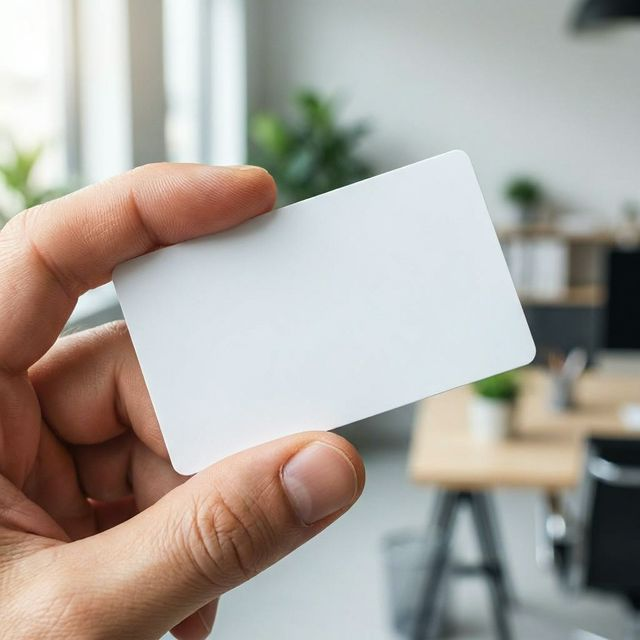
#> input picture one-verify-tool/hand_template.png, 640 x 640 px
$ python find_corners_advanced.py
#> lines starting #> are read from the running program, lines starting #| are printed output that depends on the picture; after the words box and inside, x2 and y2 are one past the last pixel; in counts of white or black regions, pixels touching at a corner belong together
from PIL import Image
import numpy as np

def find_card():
    # Open the template
    img = Image.open("hand_template.png").convert("L")
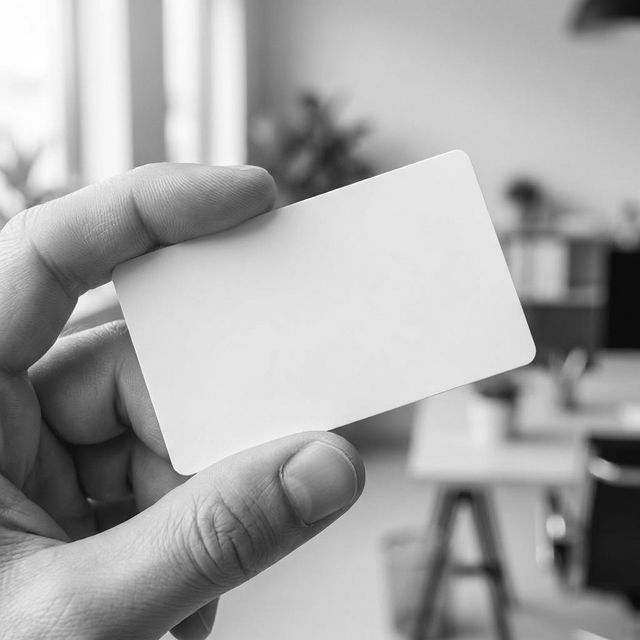
#> img: PIL image 640x640 L; min 6, max 255, mean 166.4
    data = np.array(img)

    # 1. Threshold to find the brightest part (the white card)
    # The card is usually very white (240-255)
    binary = (data > 235).astype(np.uint8) * 255
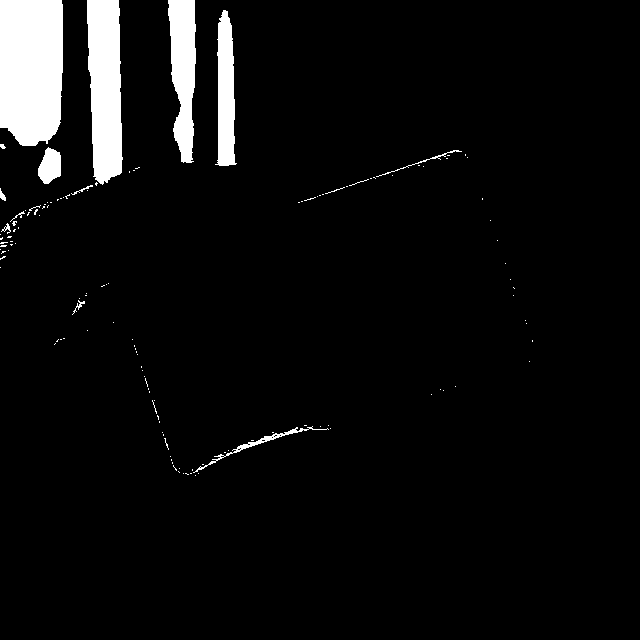
#> binary: shape (640, 640); 5.3% white; 132 white regions (117 under 20 px), largest, box (x1, y1, x2, y2) and area: (0, 0, 63, 146) 8596, (87, 0, 123, 185) 5470, (168, 0, 196, 163) 3308

    # 2. To avoid noise from the background (like the window),
    # we'll look for the largest contiguous white area.
    from scipy.ndimage import label
    labeled_array, num_features = label(binary)
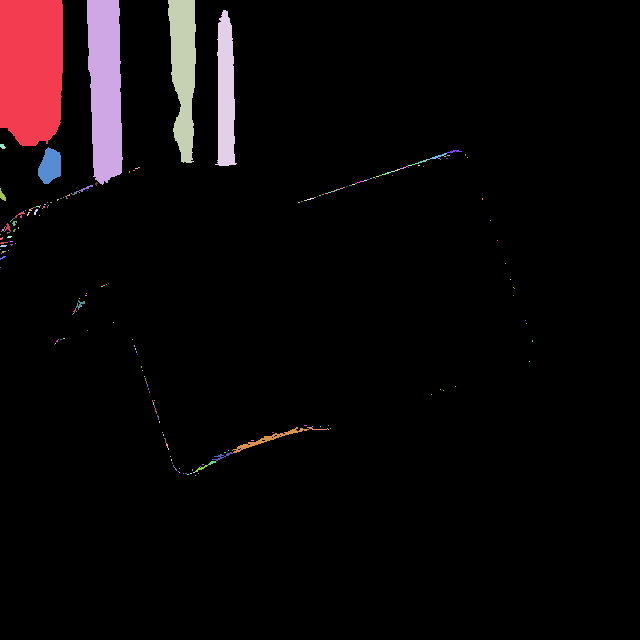
#> labeled_array: shape (640, 640) int32; 216 distinct labels, from 0 to 215; one colour per label, 0 black
#> num_features = 215

    if num_features == 0:
        print("No white found")
        return

    # Find the largest component
    feature_sizes = np.bincount(labeled_array.ravel())
#> feature_sizes = 216 values, max 388066 at index 0, min 1 at index 12, mean 1896.3
    # Ignore background (0)
    feature_sizes[0] = 0
    largest_feature = feature_sizes.argmax()
#> largest_feature = 1

    # Create mask of just the card
    card_mask = (labeled_array == largest_feature)
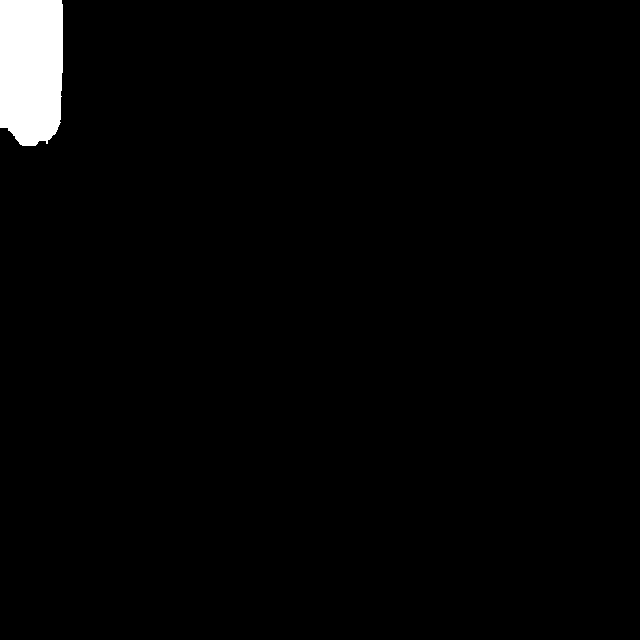
#> card_mask: shape (640, 640) bool; 2.1% white; 1 white region, box (x1, y1, x2, y2) and area: (0, 0, 63, 146) 8596
    coords = np.argwhere(card_mask)
#> coords = 8596 pairs, first value 0 to 145, second value 0 to 62

    # Coordinates are (y, x)
    y_min, x_min = coords.min(axis=0)
#> y_min = 0; x_min = 0
    y_max, x_max = coords.max(axis=0)
#> y_max = 145; x_max = 62

    # Find the 4 corners of this specific mask
    pts = coords[:, ::-1] # (x, y)
#> pts = 8596 pairs, first value 0 to 62, second value 0 to 145

    tl = pts[np.argmin(pts[:,0] + pts[:,1])]
#> tl = [0, 0]
    br = pts[np.argmax(pts[:,0] + pts[:,1])]
#> br = [47, 143]
    tr = pts[np.argmax(pts[:,0] - pts[:,1])]
#> tr = [61, 0]
    bl = pts[np.argmin(pts[:,0] - pts[:,1])]
#> bl = [0, 127]

    print(f"AUTO_COORDS: TL={tuple(tl)}, TR={tuple(tr)}, BR={tuple(br)}, BL={tuple(bl)}")
#| AUTO_COORDS: TL=(0, 0), TR=(61, 0), BR=(47, 143), BL=(0, 127)

if __name__ == "__main__":
    try:
        find_card()
    except Exception as e:
        print(f"Error: {e}")
